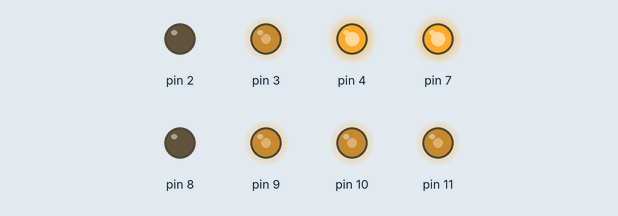
Bench run of a sketch on a simulated Arduino Uno, built with avr-gcc and run on an emulated ATmega328P. On the bench: output pins drawn as LEDs (lit = HIGH).

Above: at 0.1 s.
Timing chart, 0 to 1.6 s (numbered marks = the images above):
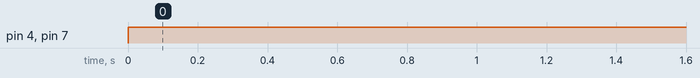

Measured:
- by itself, pin 4, pin 7: LOW → HIGH at 0.00 s

The sketch:

save.ino
```cpp
void setup() {
//  pinMode(3, OUTPUT);
//  pinMode(11, OUTPUT);
//  TCCR1B |= (1 << WGM11) | (1 << WGM10);

//  TCCR1B |= (1 << CS11) | (1 << CS10);
//  TIMSK1 |= (1 << OCIE1A);
//  OCR1A = 128;

//  sei();
 pinMode(4, OUTPUT);
  pinMode (2, OUTPUT);
  pinMode(3, OUTPUT);
  pinMode (7, OUTPUT);
  pinMode (8, OUTPUT);
  pinMode(11, OUTPUT);
  pinMode(9, OUTPUT);
  pinMode(10, OUTPUT);
  TCCR2A = (1<<COM2A1) | (1<<COM2B1) | (1<<WGM21) | (1<<WGM20);
  TCCR2B = (1<<CS22);
  OCR2A = 128; //11
  OCR2B = 128; //3
  TCCR1A = (1<<COM1A1) | (1<<COM1B1) | (1<<WGM12) | (1<<WGM10);
  TCCR1B = (1<<CS11) | (1<<CS10);
  OCR1A = 128; //9 sau 10
  OCR1B = 128; //9 sau 10

}
ISR(TIMER1_COMPA_vect){

}


void loop() {
  digitalWrite(7,HIGH);
  digitalWrite(8,LOW);
   digitalWrite(4,HIGH);
  digitalWrite(2,LOW);
}
```
